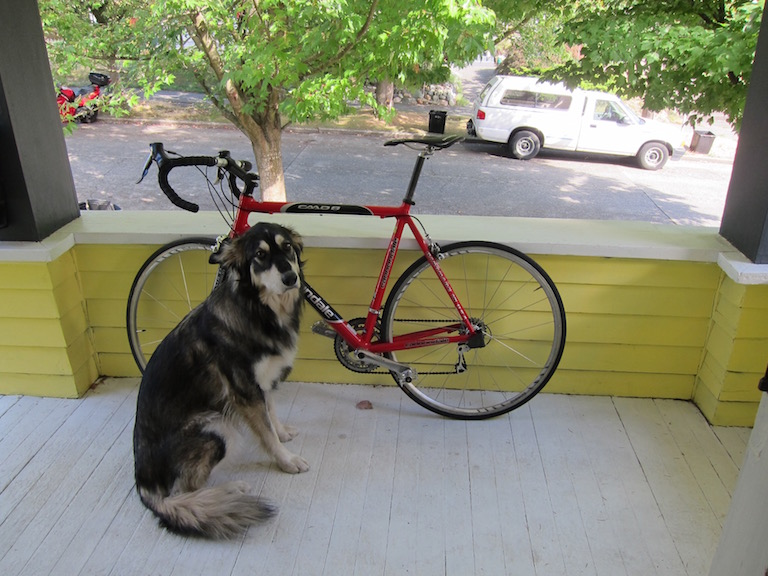
#> input picture Project-04-Image-Text-Recognition/sample_images/sample_object_dog_bike_car.jpg, 768 x 576 px; its folder holds only this picture in this run
$ python -i preprocessing.py   (imports and definitions only)
#> lines starting #> are read from the running program, lines starting #| are printed output that depends on the picture; after the words box and inside, x2 and y2 are one past the last pixel; in counts of white or black regions, pixels touching at a corner belong together
#> further down, picture is the input picture: shape (576, 768, 3); mean B, G, R 114.1, 135.7, 134.4
"""
core/preprocessing.py
----------------------
"The Logic Skeleton: Systematic Image Pre-Processing"

Raw visual data is cluttered with shadows, chromatic noise, and uneven
lighting. Before any recognition model (OCR or object detector) can trust
the pixels it is given, the image must be pushed through a deterministic
cleanup pipeline:

    Step 1: Grayscale Conversion  -> collapses the 3D RGB matrix into a
                                      1D intensity matrix (removes color).
    Step 2: Gaussian Blur         -> smooths micro-imperfections / noise.
    Step 3: Deskewing             -> rotates tilted text back to a
                                      horizontal baseline.
    Step 4: Adaptive Thresholding -> forces every pixel to commit to
                                      black or white (Otsu's method).

This module is intentionally framework-agnostic: both the OCR path
(pytesseract) and the Object Detection path (cv2.dnn / MobileNet-SSD)
import from here so the "Pre-Processing Integrity" gatekeeper rule is
satisfied identically on both paths.
"""

from __future__ import annotations

import cv2
import numpy as np


class PreprocessingReport:
    """Tiny data holder so the pipeline can prove *what* it did.

    The Gatekeeper Rule (Milestone 2: Pre-Processing Integrity) demands a
    *demonstrable* execution of grayscale conversion + adaptive
    thresholding, not just a black-box result. This object is what the
    validator inspects.
    """

    def __init__(self) -> None:
        self.grayscale_applied: bool = False
        self.blur_applied: bool = False
        self.deskew_applied: bool = False
        self.deskew_angle_deg: float = 0.0
        self.threshold_applied: bool = False
        self.otsu_cutoff: float | None = None

    def as_dict(self) -> dict:
        return {
            "grayscale_applied": self.grayscale_applied,
            "blur_applied": self.blur_applied,
            "deskew_applied": self.deskew_applied,
            "deskew_angle_deg": round(self.deskew_angle_deg, 3),
            "threshold_applied": self.threshold_applied,
            "otsu_cutoff": self.otsu_cutoff,
        }


def to_grayscale(image: np.ndarray) -> np.ndarray:
    """Step 1: Grayscale Conversion.

    Collapses the 3-channel (R, G, B) matrix into a single intensity
    channel. This removes distracting color data that recognition models
    do not need to read shapes or text strokes.
    """
    if len(image.shape) == 2:
        return image.copy()
    return cv2.cvtColor(image, cv2.COLOR_BGR2GRAY)
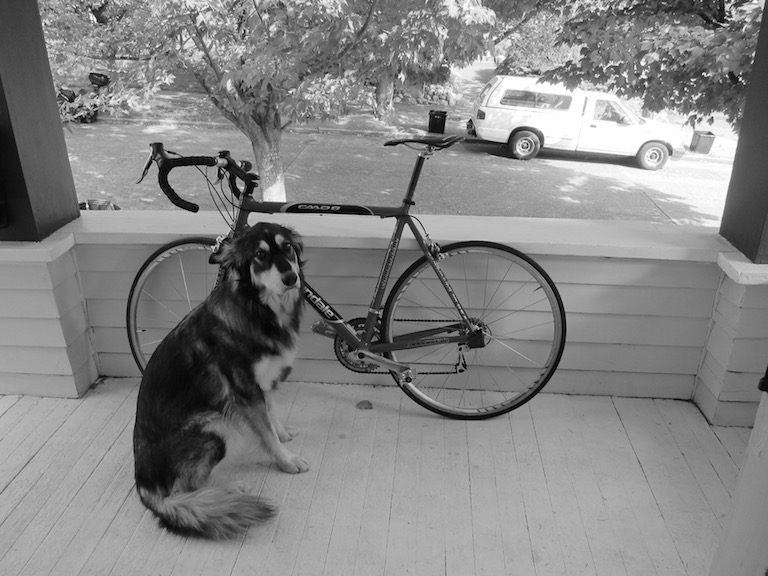
#> returned value: shape (576, 768); min 0, max 255, mean 132.8


def gaussian_blur(gray_image: np.ndarray, kernel_size: int = 5) -> np.ndarray:
    """Step 2: Gaussian Blur.

    Smooths the image to eliminate micro-imperfections and sensor/artifact
    noise before edges and characters are analyzed.
    """
#> called with kernel_size = 5
    if kernel_size % 2 == 0:
        kernel_size += 1  # OpenCV requires an odd kernel size
    return cv2.GaussianBlur(gray_image, (kernel_size, kernel_size), 0)


def deskew(gray_image: np.ndarray) -> tuple[np.ndarray, float]:
    """Step 3: Deskewing.

    Calculates the rotation angle of the dominant text/content block and
    rotates the image so the baseline is perfectly horizontal. Returns the
    corrected image and the angle (in degrees) that was applied.
    """
    # Invert + threshold so text/foreground pixels are white on black,
    # which is what cv2.minAreaRect expects to find contour points.
    inverted = cv2.bitwise_not(gray_image)
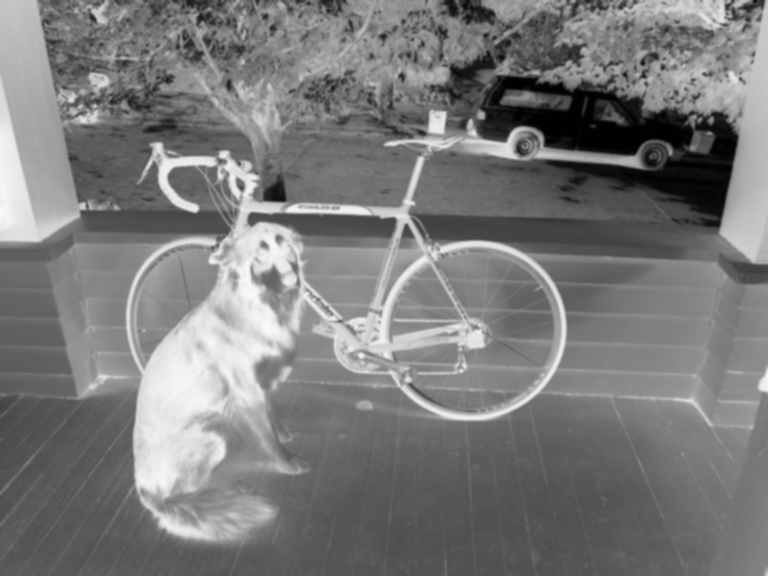
#> inverted: shape (576, 768); min 0, max 249, mean 122.1
    thresh = cv2.threshold(inverted, 0, 255, cv2.THRESH_BINARY | cv2.THRESH_OTSU)[1]
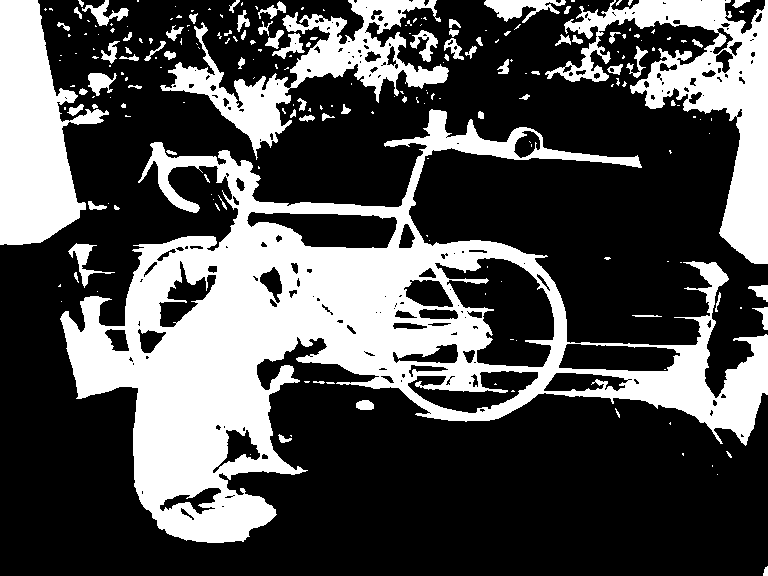
#> thresh: shape (576, 768); 31.8% white; 217 white regions (144 under 20 px), largest, box (x1, y1, x2, y2) and area: (60, 109, 768, 543) 89048, (545, 0, 768, 264) 17133, (0, 0, 109, 245) 14981

    coords = np.column_stack(np.where(thresh > 0))
#> coords = 140660 pairs, first value 0 to 575, second value 0 to 767
    if coords.shape[0] < 20:
        # Not enough foreground pixels to reliably estimate a skew angle
        # (e.g. a near-blank image) -> skip deskewing safely.
        return gray_image, 0.0

    angle = cv2.minAreaRect(coords)[-1]
#> angle = -90

    # cv2.minAreaRect returns an angle in [-90, 0); normalize it to the
    # small correction we actually want to apply.
    if angle < -45:
        angle = -(90 + angle)
#> angle = 0
    else:
        angle = -angle

    (h, w) = gray_image.shape[:2]
#> h = 576; w = 768
    center = (w // 2, h // 2)
#> center = (384, 288)
    rotation_matrix = cv2.getRotationMatrix2D(center, angle, 1.0)
#> rotation_matrix = [[1, 0, 0], [0, 1, 0]]
    rotated = cv2.warpAffine(
        gray_image,
        rotation_matrix,
        (w, h),
        flags=cv2.INTER_CUBIC,
        borderMode=cv2.BORDER_REPLICATE,
    )
    return rotated, angle


def adaptive_threshold(gray_image: np.ndarray) -> tuple[np.ndarray, float]:
    """Step 4: Adaptive Thresholding — Forcing the Binary Decision.

    Otsu's method automatically calculates the optimal global cutoff
    intensity and applies:

        if pixel_intensity >= cutoff: pixel = 255 (white)
        if pixel_intensity <  cutoff: pixel = 0   (black)

    Returns the binarized image and the calculated cutoff value.
    """
    cutoff, binary = cv2.threshold(
        gray_image, 0, 255, cv2.THRESH_BINARY + cv2.THRESH_OTSU
    )
    return binary, cutoff


def run_full_pipeline(
    image: np.ndarray,
    blur_kernel: int = 5,
    apply_deskew: bool = True,
) -> tuple[np.ndarray, np.ndarray, PreprocessingReport]:
    """Runs the complete Logic Skeleton pipeline end-to-end.

    Returns:
        gray_for_ocr:  grayscale + blurred + deskewed image (best fed to
                       pytesseract, which does its own internal binarization).
        binary_image:  the fully thresholded black/white image (useful for
                       visual proof / contour-based work).
        report:        a PreprocessingReport documenting each step taken.
    """
    report = PreprocessingReport()

    gray = to_grayscale(image)
    report.grayscale_applied = True

    blurred = gaussian_blur(gray, blur_kernel)
    report.blur_applied = True

    if apply_deskew:
        deskewed, angle = deskew(blurred)
#> angle = 0
        report.deskew_applied = True
        report.deskew_angle_deg = angle
#> report.deskew_angle_deg = 0
    else:
        deskewed = blurred

    binary_image, cutoff = adaptive_threshold(deskewed)
#> in adaptive_threshold, `cutoff, binary = cv2.threshold( gray_image, 0, 255, cv2.THRESH_BINARY ..`: cutoff = 118
#> cutoff = 118
    report.threshold_applied = True
    report.otsu_cutoff = float(cutoff)
#> report.otsu_cutoff = 118

    return deskewed, binary_image, report

>>> import cv2
>>> picture = cv2.imread('../sample_images/sample_object_dog_bike_car.jpg')
>>> result = run_full_pipeline(picture)

$ run again, on Project-04-Image-Text-Recognition/sample_images/sample_object_horses.jpg
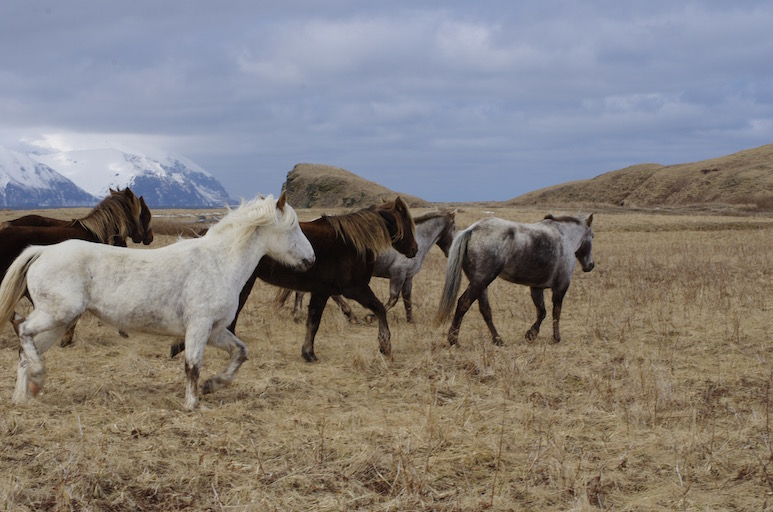
#> input picture Project-04-Image-Text-Recognition/sample_images/sample_object_horses.jpg, 773 x 512 px
#> picture is the input picture: shape (512, 773, 3); mean B, G, R 125.2, 128.2, 133.3
#> in deskew, `inverted = cv2.bitwise_not(gray_image)`:
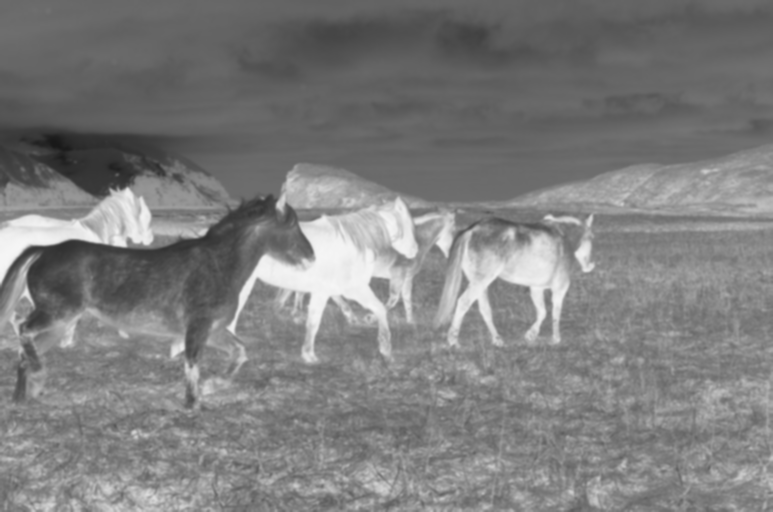
#> inverted: shape (512, 773); min 25, max 246, mean 125.6
#> in deskew, `thresh = cv2.threshold(inverted, 0, 255, cv2.THRESH_BINARY | cv2.THRES..`:
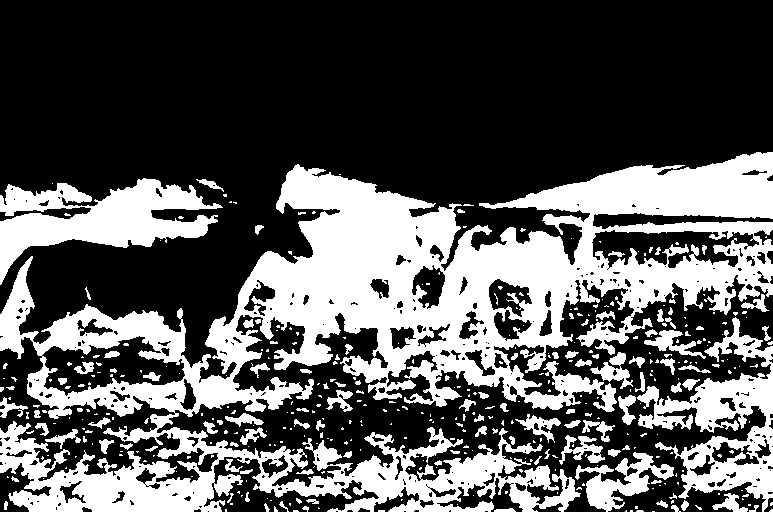
#> thresh: shape (512, 773); 34.5% white; 413 white regions (303 under 20 px), largest, box (x1, y1, x2, y2) and area: (0, 152, 773, 512) 103616, (0, 178, 223, 285) 10349, (637, 317, 773, 512) 9380
#> coords = 136621 pairs, first value 152 to 511, second value 0 to 772
#> in deskew, `angle = cv2.minAreaRect(coords)[-1]`: angle = -90
#> in deskew, `angle = -(90 + angle)`: angle = 0
#> rotation_matrix = [[1, 0, 0], [0, 1, 0]]
#> in run_full_pipeline, `deskewed, angle = deskew(blurred)`: angle = 0
#> in adaptive_threshold, `cutoff, binary = cv2.threshold( gray_image, 0, 255, cv2.THRESH_BINARY ..`: cutoff = 120

$ run again, on Project-04-Image-Text-Recognition/sample_images/sample_object_person.jpg
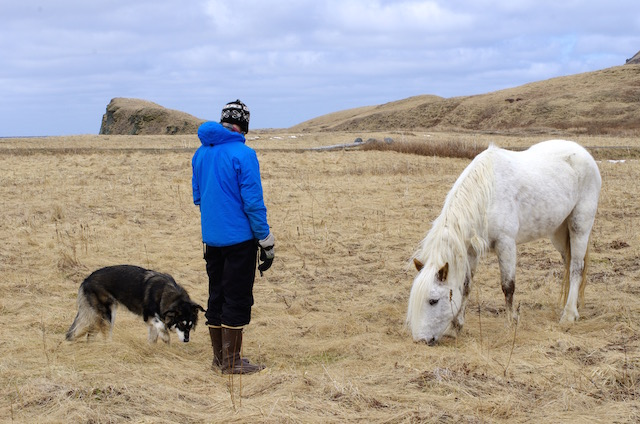
#> input picture Project-04-Image-Text-Recognition/sample_images/sample_object_person.jpg, 640 x 424 px
#> picture is the input picture: shape (424, 640, 3); mean B, G, R 154.7, 160.1, 166.5
#> in deskew, `inverted = cv2.bitwise_not(gray_image)`:
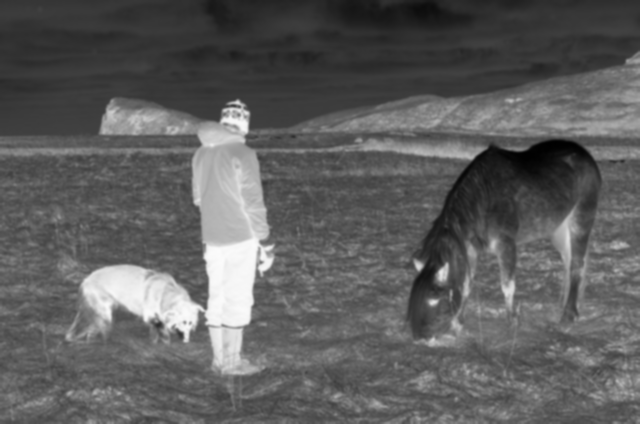
#> inverted: shape (424, 640); min 0, max 251, mean 93.6
#> in deskew, `thresh = cv2.threshold(inverted, 0, 255, cv2.THRESH_BINARY | cv2.THRES..`:
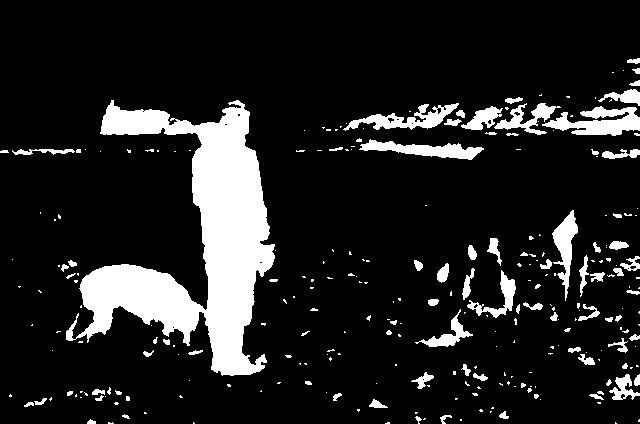
#> thresh: shape (424, 640); 13.3% white; 272 white regions (190 under 20 px), largest, box (x1, y1, x2, y2) and area: (66, 100, 275, 376) 22404, (542, 106, 640, 136) 1616, (359, 139, 484, 160) 1199
#> coords = 36022 pairs, first value 58 to 423, second value 0 to 639
#> in deskew, `angle = cv2.minAreaRect(coords)[-1]`: angle = -90
#> in deskew, `angle = -(90 + angle)`: angle = 0
#> rotation_matrix = [[1, 0, 0], [0, 1, 0]]
#> in run_full_pipeline, `deskewed, angle = deskew(blurred)`: angle = 0
#> in adaptive_threshold, `cutoff, binary = cv2.threshold( gray_image, 0, 255, cv2.THRESH_BINARY ..`: cutoff = 125
